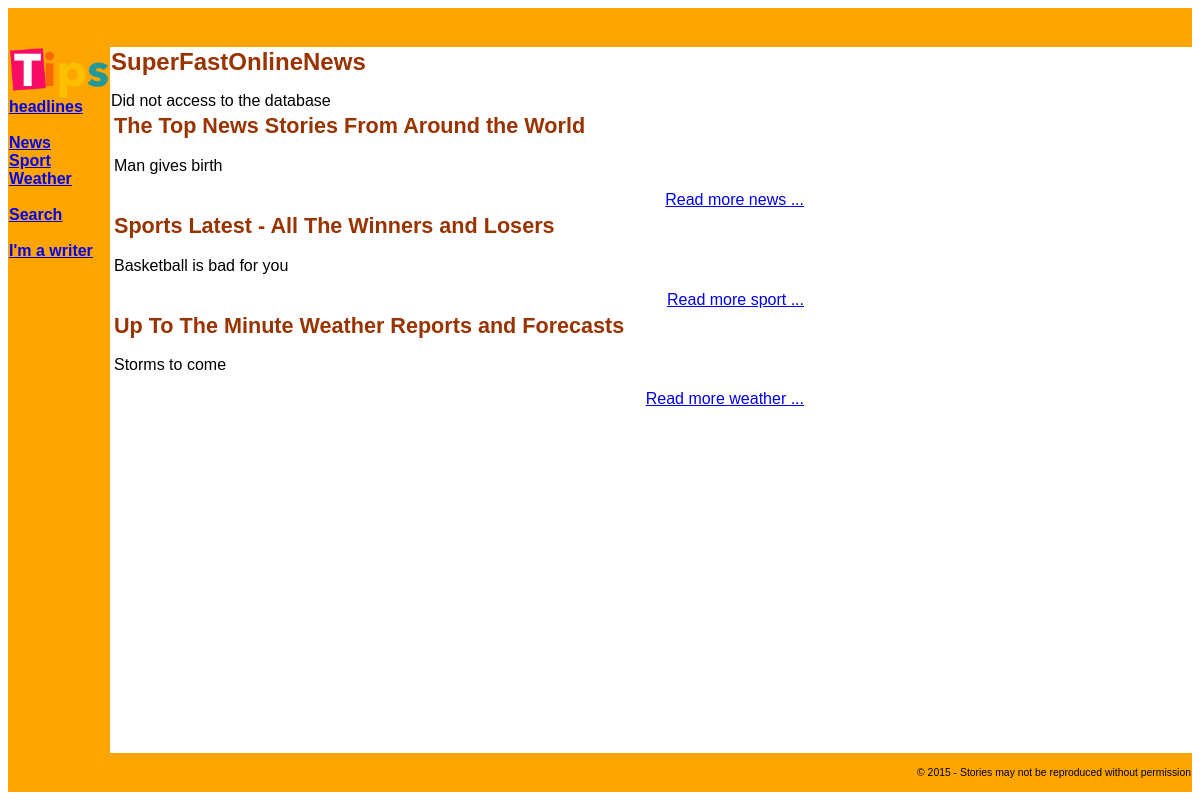
The page / on the database its author committed.
### tables this page shows
create table pages(
	code varchar(16) primary key,
	description text
);

create table stories(
	id int not null primary key auto_increment,
	writer varchar(16) not null,
	page varchar(16) not null,
	headline text,
	story_text text, 
    picture text,
	created int,
	modified int,
	published int
	);

### index.php (the view, shortened to what this page needs)
<?php
include_once('header.php');
$handle = db_connect();
if (!$handle) {
	echo 'Did not access to the database';
}
$pages_sql = 'select * from pages order by code';
$pages_result = mysqli_query($handle,$pages_sql);
echo '<table border = "0" width = "800">';
while ($pages = mysqli_fetch_assoc($pages_result)) {
	$story_sql = "select * from stories where page = '{$pages['code']}'
					and published is not null order by published desc";
	$story_result = mysqli_query($handle,$story_sql);
	if (mysqli_num_rows($story_result)) {
		$story = mysqli_fetch_assoc($story_result);
		echo "
			<tr>
			<td>
				<h2>{$pages['description']}</h2>
				<p>{$story['headline']}</p>
				<p align = 'right' class='morelink'>
					<a href = 'page.php?page={$pages['code']}'>
					Read more {$pages['code']} ...
					</a>
				</p>
			</td>
			<td width = '100'>
		";
		echo '</td></tr>';
	}
}
echo '</table>';
include_once('footer.php');
?>

### header.php (shortened to what this page needs)
<head>
</head>
<body>
	<table border= '0' height = '100%' width = '100%' cellspacing='0'>
		<tr>
			<td bgcolor = 'orange' colspan= '2' height='10' width='100%'>&nbsp; </td>
		</tr>
		<tr>
			<td valign = 'top' height = '100' bgcolor='orange'>
				<img src="logo.png" width = '100' height = '50'>
				<br />
				<div class = "menu">
					<a href="index.php">headlines</a>
					<br/>
					<br/>
					<a href="page.php?page=news">News</a>
					<br/>
					<a href="page.php?page=sport">Sport</a>
					<br/>
					<a href="page.php?page=weather">Weather</a>
					<br/>
					<br/>
					<a href="search_form.php">Search</a>
					<br/>
					<br/>
					<a href="admin/index.php">I'm a writer</a>
				</div>
			</td>
		<td valign = 'top' width = '100%'>
			<p>
				<h1>SuperFastOnlineNews</h1>

### footer.php
		</p>
	</td>
</tr>
<tr>
	<td height = '20' bgcolor = 'orange'>&nbsp; </td>
	<td height = '20' bgcolor = 'orange' align = 'center'>
		<p class='footer'>
			&copy; 2015 - Stories may not be reproduced without permission
		</p>
	</td>
</tr>
</table>
</body>

### header.php (style rules this page uses)
body { text-align: left; font: 80% arial, verdana, sans-serif }
h1,h2,h3 { color: #993300 }
h1 { font-size: 150% }
h2 { font-size: 135% }
.menu { text-align: left; font: 100% arial, verdana, sans-serif; font-weight: bold; }
.morlink, .footer { text-align: right; font: 65% arial, verdana, sans-serif }
.footer { color: #000000; text_align:center; }

### rows shown on the page
pages: description "The Top News Stories From Around the World", stories.headline "Man gives birth", code "news"
pages: description "Sports Latest - All The Winners and Losers", stories.headline "Basketball is bad for you", code "sport"
pages: description "Up To The Minute Weather Reports and Forecasts", stories.headline "Storms to come", code "weather"
